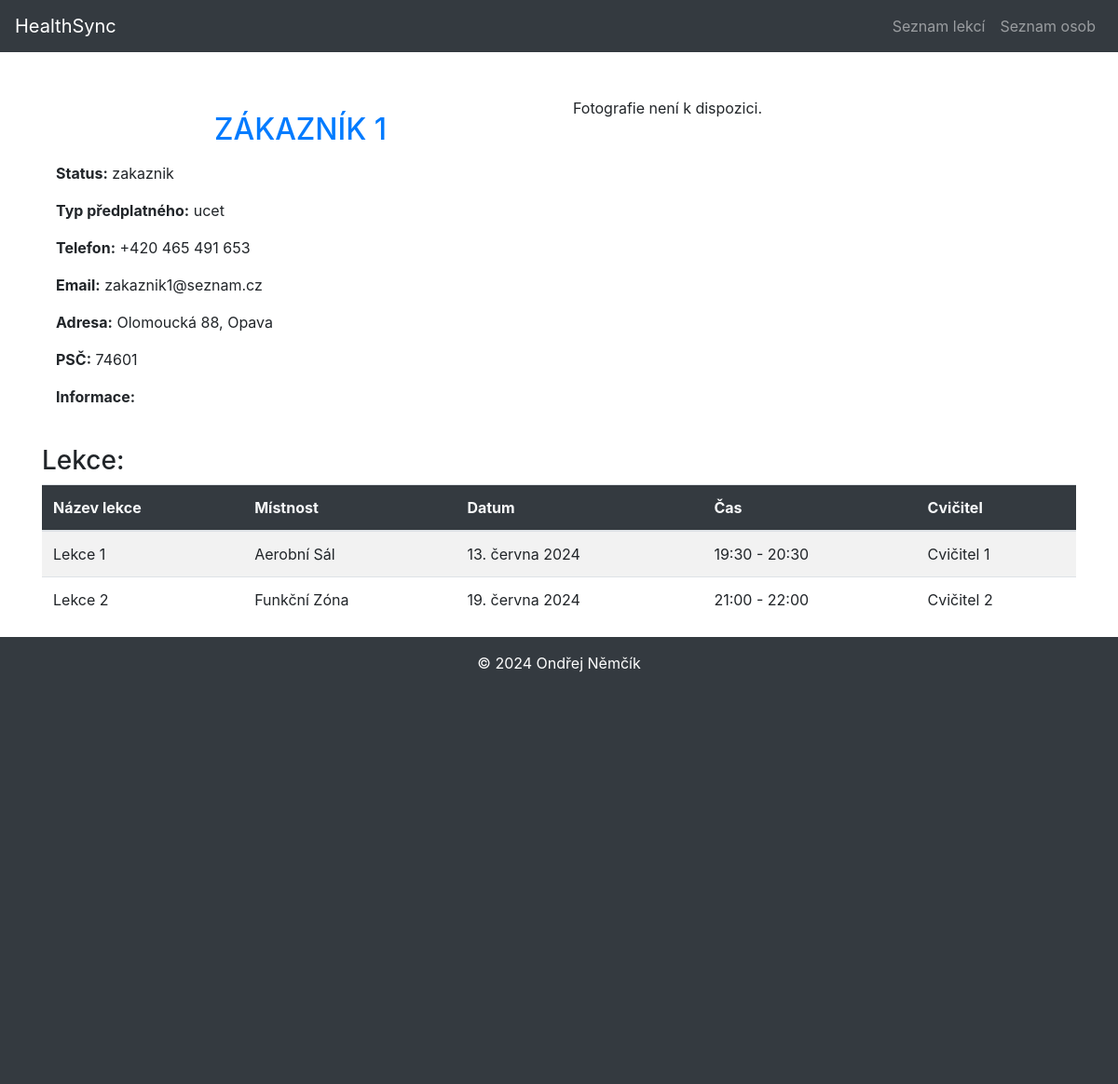
/rezervace/lide/5, run on an earlier commit of the app's database.
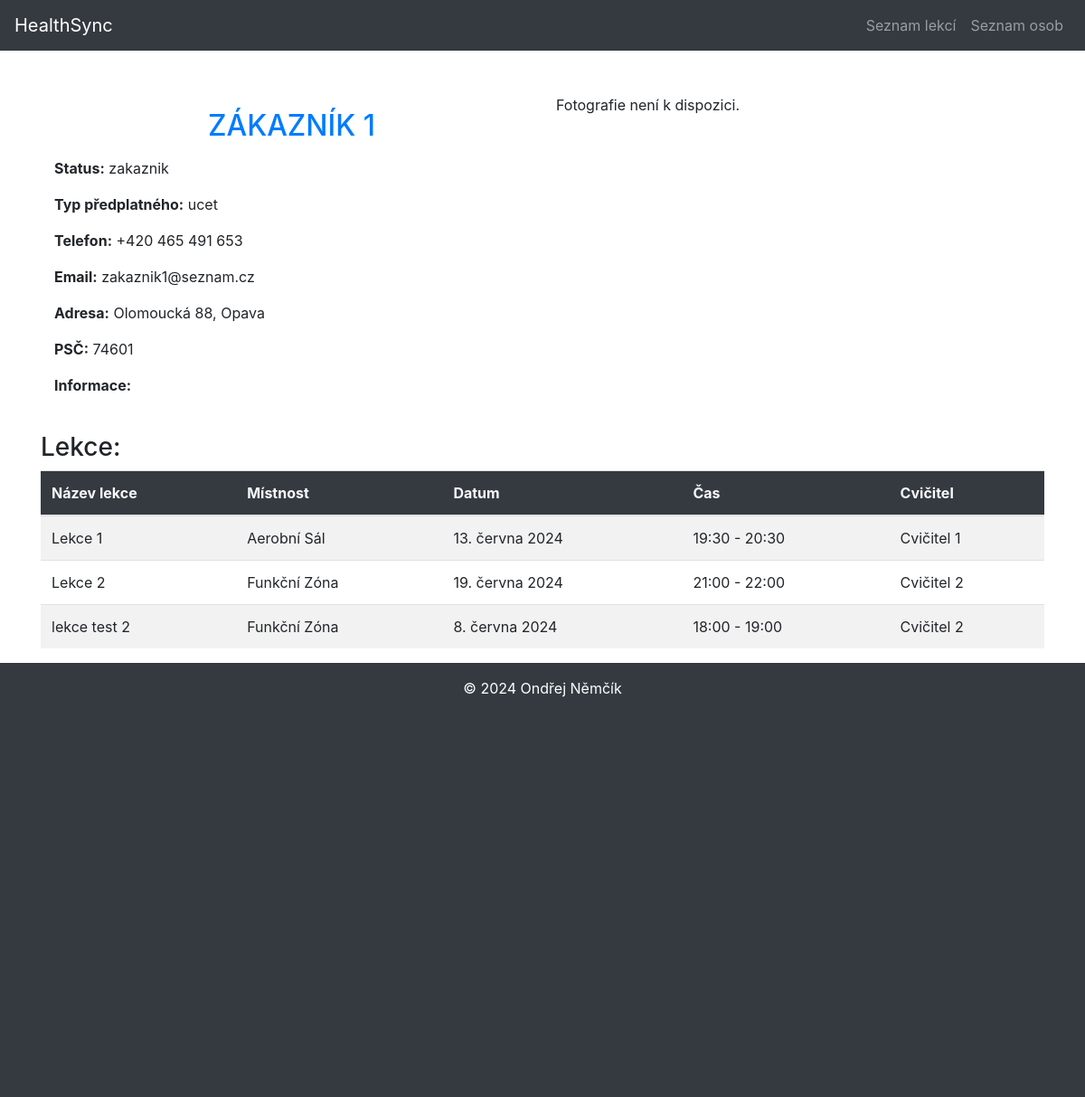
And on a later commit of the database.
### HealthSync/models.py (models this page shows, shortened)
class Rezervace(models.Model):
    zakaznik = models.ForeignKey(Osoba, on_delete=models.CASCADE, verbose_name='Jméno zákazníka')
    lekce = models.ForeignKey(Lekce, on_delete=models.CASCADE, verbose_name='Název lekce')
    class Meta:
        ordering = ['zakaznik']
        verbose_name = 'Rezervace'
        verbose_name_plural = 'Rezervace'

class Lekce(models.Model):
    nazev = models.CharField(max_length=100, verbose_name='Název lekce', help_text='Zadejte název lekce')
    mistnost = models.ForeignKey(Mistnost, on_delete=models.CASCADE, verbose_name='Místnosti',
                                 error_messages={'blank': 'Místnost musí být zvolena'})
    cvicitel = models.ForeignKey(Osoba, on_delete=models.CASCADE, verbose_name='Cvičitel',
                                 error_messages={'blank': 'Cvičitel musí být zvolen'})
    start = models.DateTimeField()
    konec = models.DateTimeField()
    class Meta:
        ordering = ['nazev']
        verbose_name = 'Lekce'
        verbose_name_plural = 'Lekce'

class Mistnost(models.Model):
    jmeno = models.CharField(max_length=50, verbose_name='Název místnosti',
                             error_messages={'blank': 'Jméno místnosti musí být vyplněno'})
    kapacita = models.IntegerField(default=0, verbose_name='Kapacita', help_text='Kapacita musí být vyplněna')
    class Meta:
        ordering = ['jmeno']
        verbose_name = 'Místnost'
        verbose_name_plural = 'Místnosti'

class Osoba(models.Model):
    STATUS = [
        ('zakaznik', 'Zákazník'),
        ('zamestnanec', 'Zaměstnanec'),
        ('brigadnik', 'Brigádník'),
        ('cvicitel', 'Cvičitel'),
    ]
    PREDPLATNE = [
        ('ucet', 'Účet'),
        ('permanentka', 'Permanentka'),
        ('clen', 'Člen'),
    ]
    status = models.CharField(max_length=15, choices=STATUS, default='zakaznik', verbose_name='Typ účtu')
    predplatne = models.CharField(max_length=15, choices=PREDPLATNE, default='ucet', verbose_name='Typ předplatného')
    fotka = models.ImageField(upload_to=get_image_path, verbose_name='Fotografie',blank=True)
    jmeno = models.CharField(max_length=100, verbose_name='Jméno', help_text='')
    prijmeni = models.CharField(max_length=100, verbose_name='Přijmení', help_text='Zadejte přijmení uživatele')
    telefon = models.CharField(max_length=16, verbose_name='Telefon', validators=[TELEFON_REGEX],
                               help_text='Zadejte telefon v podobě: +420 777 777 777',)
    email = models.EmailField(unique=True, verbose_name='Email',
                              error_messages={'unique': 'E-mailová adresa musí být jedinečná',
                                              'invalid': 'Neplatná e-mailová adresa',
                                              'blank': 'Pole nesmí být prázdné'}
                              )
    adresa = models.CharField(max_length=100, blank=True, verbose_name='Adresa')
    psc = models.PositiveIntegerField(verbose_name='PSČ', help_text='Zadejte poštovní směrovací číslo (bez mezery)',
                                      validators=[PSC_REGEX])
    info = models.TextField(blank=True, null=True)
    class Meta:
        ordering = ['prijmeni', 'jmeno']
        verbose_name = 'Osoba'
        verbose_name_plural = 'Osoba'

### HealthSync/views.py (the view, shortened to what this page needs)
# urls.py: path('lide/<int:pk>', views.OsobaDetailView.as_view(), name='detail_osoba'),
class OsobaDetailView(DetailView):
    model = Osoba
    template_name ='osoba/list_detail.html'
    def get_context_data(self, **kwargs):
        context = super().get_context_data(**kwargs)
        osoba = self.get_object()
        rezervace = osoba.rezervace_set.all()
        context['rezervace'] = rezervace
        return context

### HealthSync/templates/Osoba/list_detail.html
{% extends 'base.html' %}
{% block content %}
<div class="container mt-5">
    <div class="row">
        <div class="col-md-6">
            <h2 class="text-primary text-center text-uppercase m-3">{{ osoba.jmeno }} {{ osoba.prijmeni }}</h2>
            <p><strong>Status:</strong> {{ osoba.status }}</p>
            <p><strong>Typ předplatného:</strong> {{ osoba.predplatne }}</p>
            <p><strong>Telefon:</strong> {{ osoba.telefon }}</p>
            <p><strong>Email:</strong> {{ osoba.email }}</p>
            <p><strong>Adresa:</strong> {{ osoba.adresa }}</p>
            <p><strong>PSČ:</strong> {{ osoba.psc }}</p>
            <p><strong>Informace:</strong> {{ osoba.info }}</p>
        </div>
        <div class="col-md-6">
            {% if osoba.fotka %}
            <img src="{{ osoba.fotka.url }}" alt="Fotografie osoby" class="img-fluid">
            {% else %}
            <p>Fotografie není k dispozici.</p>
            {% endif %}
        </div>
        <h3 class="mt-4">Lekce:</h3>
        <div class="table-responsive">
            <table class="table table-striped table-hover">
                <thead class="bg-dark text-light">
                <tr>
                    <th>Název lekce</th>
                    <th>Místnost</th>
                    <th>Datum</th>
                    <th>Čas</th>
                    <th>Cvičitel</th>
                </tr>
                </thead>
                <tbody>
                {% for rezervace in rezervace %}
                <tr>
                    <td>{{ rezervace.lekce.nazev }}</td>
                    <td>{{ rezervace.lekce.mistnost.jmeno }}</td>
                    <td>{{ rezervace.lekce.start|date:"j. E Y" }}</td>
                    <td>{{ rezervace.lekce.start|time:"H:i" }} - {{ rezervace.lekce.konec|time:"H:i" }}</td>
                    <td>{{ rezervace.lekce.cvicitel.jmeno }} {{ rezervace.lekce.cvicitel.prijmeni }}</td>
                </tr>
                {% endfor %}
                </tbody>
            </table>
        </div>
    </div>
</div>
{% endblock %}

What changed in the data, as far as the page shows it:
added Rezervace: lekce.nazev "lekce test 2", lekce.mistnost.jmeno "Funkční Zóna", lekce.start "8. června 2024", lekce.start "18:00", lekce.konec "19:00", lekce.cvicitel.jmeno "Cvičitel", lekce.cvicitel.prijmeni "2"
